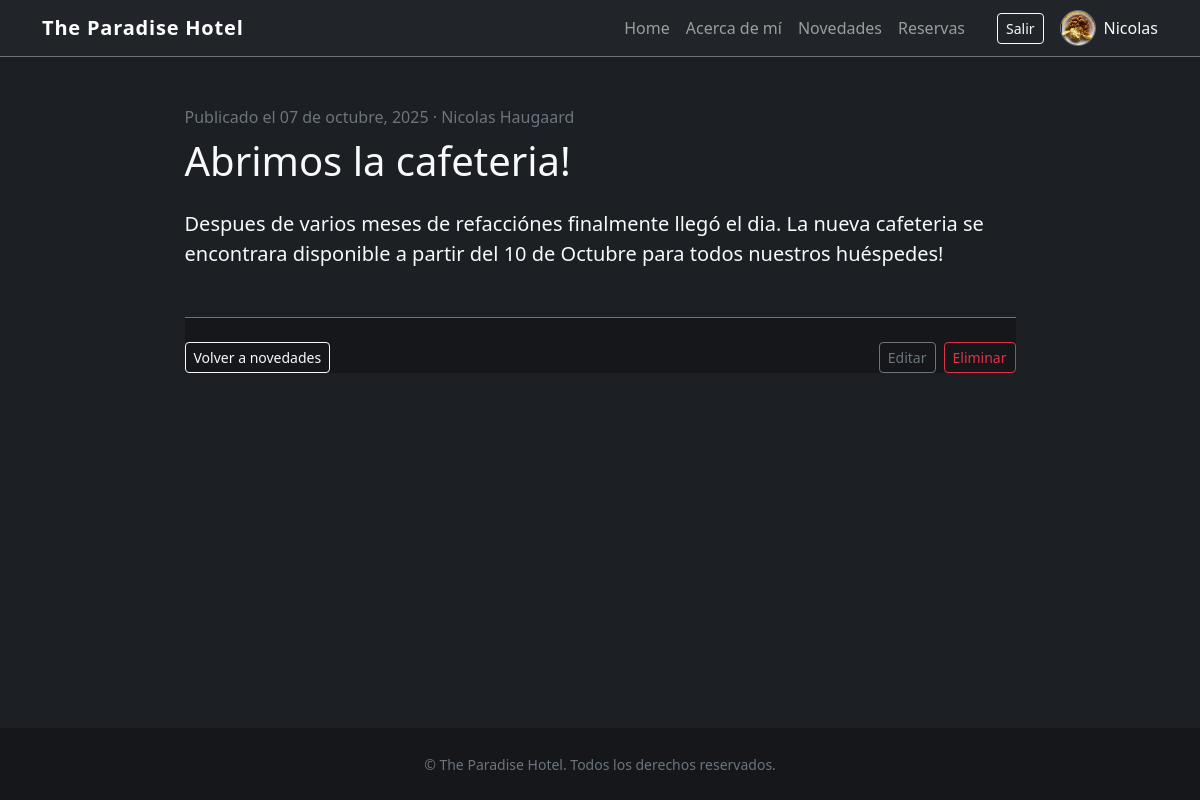
Before: /pages/abrimos-la-cafeteria/ (signed in) with the older database file.
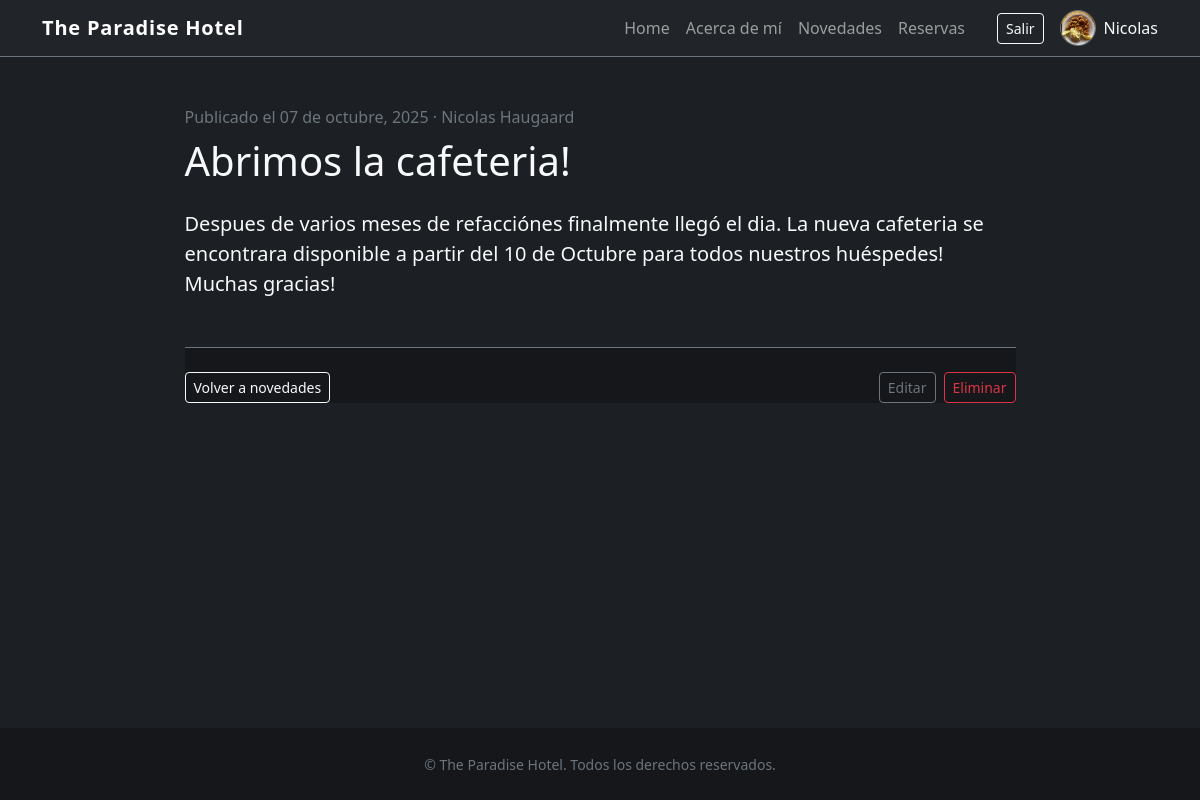
After: the same page with the newer database file.
### Paginas/models.py (models this page shows, shortened)
class Pagina(models.Model):
    titulo = models.CharField(max_length=150)
    slug = models.SlugField(max_length=160, unique=True)
    extracto = models.CharField(max_length=250)
    contenido = models.TextField()
    imagen_portada = models.ImageField(upload_to="paginas/", blank=True)
    fecha_publicacion = models.DateField()
    autor = models.ForeignKey(
        settings.AUTH_USER_MODEL,
        on_delete=models.SET_NULL,
        null=True,
        blank=True,
        related_name="paginas",
    )
    destacada = models.BooleanField(default=False)
    creado = models.DateTimeField(auto_now_add=True)
    actualizado = models.DateTimeField(auto_now=True)
    class Meta:
        ordering = ["-fecha_publicacion", "-creado"]
        verbose_name = "página"
        verbose_name_plural = "páginas"

### Paginas/views.py (the view)
# urls.py: path("pages/<slug:slug>/", PaginaDetailView.as_view(), name="detalle"),
class PaginaDetailView(DetailView):
    model = Pagina
    template_name = "paginas/pagina_detail.html"
    context_object_name = "pagina"
    slug_field = "slug"
    slug_url_kwarg = "slug"
    def get_context_data(self, **kwargs):
        context = super().get_context_data(**kwargs)
        user = self.request.user
        pagina = self.object
        context["puede_editar"] = (
            user.is_authenticated
            and (pagina.autor_id == user.id or user.is_staff)
        )
        return context

### Cuentas/context_processors.py (called while the page is built)
def perfil_actual(request):
    if not request.user.is_authenticated:
        return {}
    perfil, _ = Perfil.objects.get_or_create(user=request.user)
    return {"perfil_actual": perfil}

### Cuentas/models.py (called while the page is built)
    def avatar_url(self):
        if self.avatar:
            return self.avatar.url
        nombre = self.user.get_full_name() or self.user.get_username()
        return "https://ui-avatars.com/api/?background=262b33&color=f8f9fa&name=" + quote_plus(nombre)

### Paginas/templates/paginas/pagina_detail.html (shortened to what this page needs)
{% extends "base.html" %}
{% block content %}
<article class="row justify-content-center">
    <div class="col-lg-9">
        <header class="mb-4 text-center text-md-start">
            <p class="text-secondary mb-2">Publicado el {{ pagina.fecha_publicacion|date:"d \d\e F, Y" }}{% if pagina.autor %} · {{ pagina.autor.get_full_name|default:pagina.autor.username }}{% endif %}</p>
            <h1 class="display-6">{{ pagina.titulo }}</h1>
        </header>
        <div class="content fs-5">
            {{ pagina.contenido|linebreaks }}
        </div>
        <footer class="mt-5 pt-4 border-top border-secondary d-flex flex-column flex-md-row justify-content-between align-items-md-center gap-3">
            <a href="{% url 'paginas:lista' %}" class="btn btn-outline-light btn-sm">Volver a novedades</a>
            {% if puede_editar %}
                <div class="d-flex gap-2">
                    <a href="{% url 'paginas:editar' pagina.slug %}" class="btn btn-outline-secondary btn-sm">Editar</a>
                    <a href="{% url 'paginas:eliminar' pagina.slug %}" class="btn btn-outline-danger btn-sm">Eliminar</a>
                </div>
            {% endif %}
        </footer>
    </div>
</article>
{% endblock %}

Changed rows visible on the page:
changed Pagina "Abrimos la cafeteria!": contenido "…para todos nuestros huéspedes!" → "…para todos nuestros huéspedes! Muchas gracias!"
